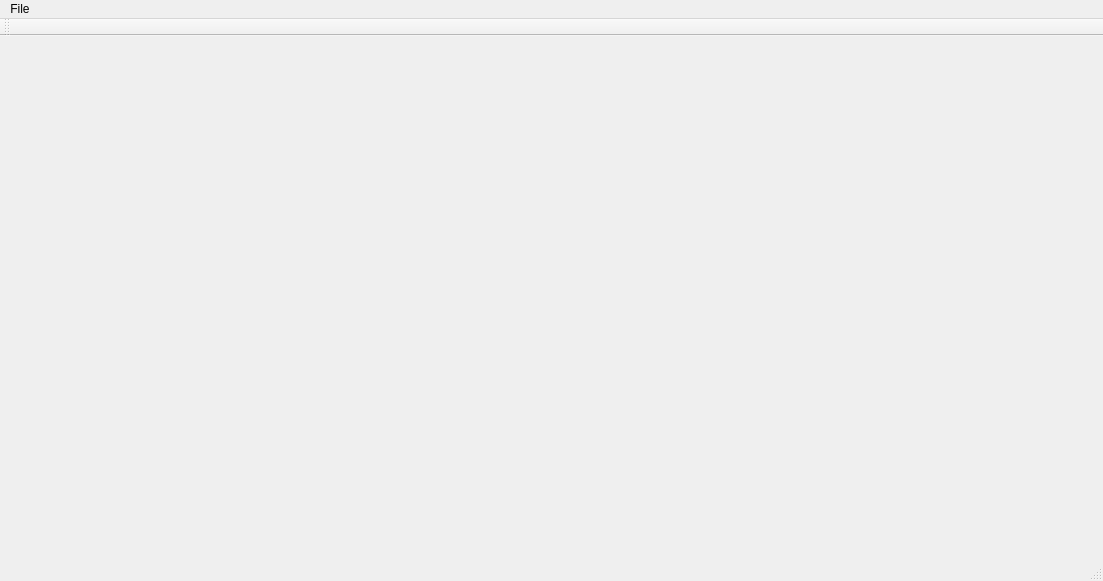
<?xml version="1.0" encoding="UTF-8"?>
<ui version="4.0">
 <class>Grooveshark</class>
 <widget class="QMainWindow" name="Grooveshark">
  <property name="geometry">
   <rect>
    <x>0</x>
    <y>0</y>
    <width>1103</width>
    <height>581</height>
   </rect>
  </property>
  <property name="windowTitle">
   <string>Grooveshark</string>
  </property>
  <widget class="QWidget" name="centralWidget">
   <layout class="QVBoxLayout" name="verticalLayout"/>
  </widget>
  <widget class="QMenuBar" name="menuBar">
   <property name="geometry">
    <rect>
     <x>0</x>
     <y>0</y>
     <width>1103</width>
     <height>24</height>
    </rect>
   </property>
   <widget class="QMenu" name="menuFile">
    <property name="title">
     <string>File</string>
    </property>
    <addaction name="actionOptions"/>
   </widget>
   <addaction name="menuFile"/>
  </widget>
  <widget class="QToolBar" name="mainToolBar">
   <attribute name="toolBarArea">
    <enum>TopToolBarArea</enum>
   </attribute>
   <attribute name="toolBarBreak">
    <bool>false</bool>
   </attribute>
  </widget>
  <widget class="QStatusBar" name="statusBar"/>
  <action name="actionOptions">
   <property name="text">
    <string>Options...</string>
   </property>
  </action>
 </widget>
 <layoutdefault spacing="6" margin="11"/>
 <resources/>
 <connections>
  <connection>
   <sender>actionOptions</sender>
   <signal>triggered()</signal>
   <receiver>Grooveshark</receiver>
   <slot>showOptions()</slot>
   <hints>
    <hint type="sourcelabel">
     <x>-1</x>
     <y>-1</y>
    </hint>
    <hint type="destinationlabel">
     <x>551</x>
     <y>290</y>
    </hint>
   </hints>
  </connection>
 </connections>
 <slots>
  <slot>showOptions()</slot>
 </slots>
</ui>
